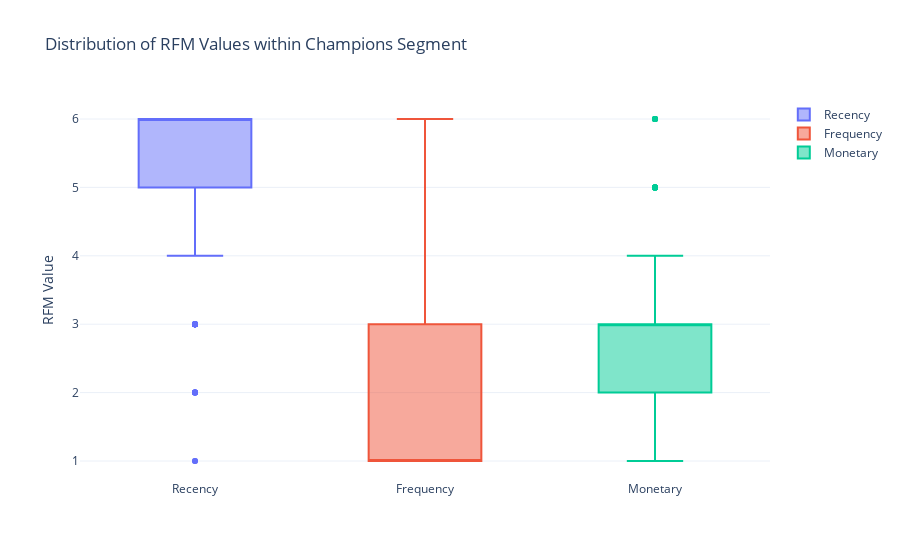

The cell this chart's notebook holds for it:
### Code cell
#Now let’s analyze the distribution of RFM values within the Champions segment:
# Filter the data to include only the customers in the Champions segment
champions_segment = data[data['RFM Customer Segments'] == 'Champions']

fig = go.Figure()
fig.add_trace(go.Box(y=champions_segment['RecencyScore'], name='Recency'))
fig.add_trace(go.Box(y=champions_segment['FrequencyScore'], name='Frequency'))
fig.add_trace(go.Box(y=champions_segment['MonetaryScore'], name='Monetary'))

fig.update_layout(title='Distribution of RFM Values within Champions Segment',
                  yaxis_title='RFM Value',
                  showlegend=True)

fig.show()
#Also,this is an interactive visualization, so you will get more insights about each segment after clicking on the segment.

### Figure 1 — Plotly figure (JSON) as saved in the notebook; plotly's stock layout.template omitted (floating-point values rounded to 4 significant figures; data arrays with more than 128 entries replaced by an {"elided": "..."} marker saying what was removed)
{"data": [{"name": "Recency", "type": "box", "y": {"elided": "183 int values"}}, {"name": "Frequency", "type": "box", "y": {"elided": "183 int values"}}, {"name": "Monetary", "type": "box", "y": {"elided": "183 int values"}}], "layout": {"showlegend": true, "title": {"text": "Distribution of RFM Values within Champions Segment"}, "yaxis": {"title": {"text": "RFM Value"}}}}
